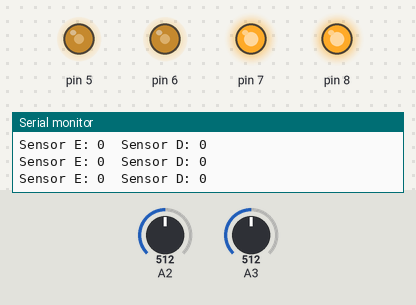
The sketch below on a simulated Arduino Uno, built with avr-gcc and run on an emulated ATmega328P. Parts: output pins drawn as LEDs (lit = HIGH), the last lines printed to the serial monitor. Inputs (shaded band) come from the test bench; at power-on: A2 = 512, A3 = 512.

Above: at 2.2 s.
2.3 s: A2 set to 841
5.3 s: A2 set to 857
At 5.8 s:
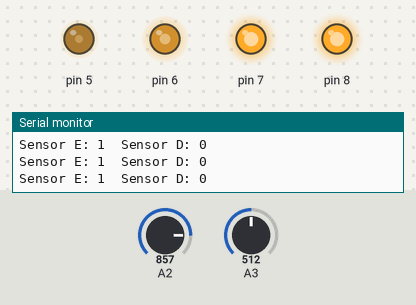
6.8 s: A3 set to 838
9.8 s: A3 set to 860
At 10.1 s:
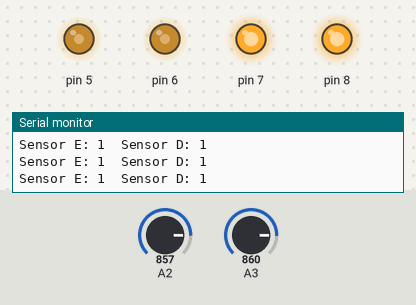
11.3 s: A2 set to 840
At 12.4 s:
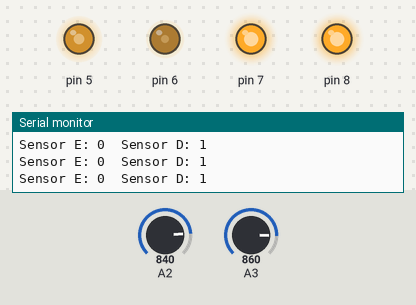
12.8 s: A2 set to 860
At 13.4 s:
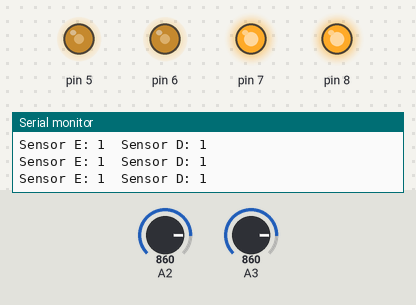
Timing chart, 0 to 15.3 s (numbered marks = the images above; inputs shaded):
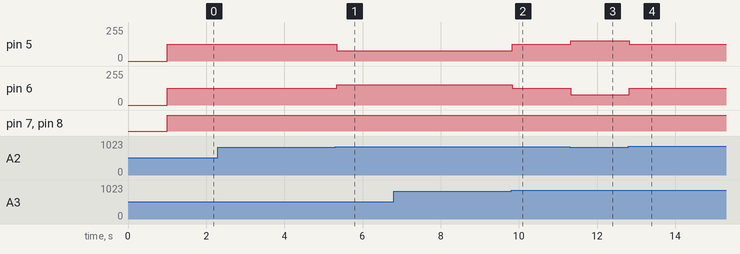

Measured:
- the behaviour switches between 850 and 851 on A2 (found by bisection; images 0 and 1)
- the behaviour switches between 850 and 851 on A3 (found by bisection; images 1 and 2)
- after the input at 5.3 s, pin 5: 127/255 → 76/255 at once; pin 6: 127/255 → 153/255 at once
- after the input at 9.8 s, pin 5: 76/255 → 127/255 at once; pin 6: 153/255 → 127/255 at once
- after the input at 11.3 s, pin 5: 127/255 → 153/255 at once; pin 6: 127/255 → 76/255 at once
- after the input at 12.8 s, pin 5: 153/255 → 127/255 at once; pin 6: 76/255 → 127/255 at once

The sketch:

arduino_Gabriel.ino
```cpp
#include "FalconRobot.h"

#define sensorEsq A2
#define sensorDir A3

#define LIMIAR 850
#define SPEED 50
#define NUM_AMOSTRAS 5

FalconRobotMotors motors(5, 7, 6, 8);

// Variável para lembrar o último movimento
enum Movimento { PARADO, FRENTE, ESQUERDA, DIREITA };
Movimento ultimoMovimento = FRENTE;

// Protótipos
void lerSensores(int &esq, int &dir);
void seguirLinha(int esq, int dir);
void executarMovimento(Movimento mov);
int mediaLeitura(int pino);

void setup() {
  Serial.begin(9600);
  Serial.println("Sensor analógico com filtragem");
  delay(1000);
}

void loop() {
  int esq, dir;
  lerSensores(esq, dir);
  seguirLinha(esq, dir);
  delay(50);
}

void lerSensores(int &esq, int &dir) {
  int valorEsq = mediaLeitura(sensorEsq);
  int valorDir = mediaLeitura(sensorDir);

  esq = (valorEsq > LIMIAR) ? 1 : 0;
  dir = (valorDir > LIMIAR) ? 1 : 0;

  Serial.print("Sensor E: "); Serial.print(esq);
  Serial.print("  Sensor D: "); Serial.println(dir);
}

int mediaLeitura(int pino) {
  long soma = 0;
  for (int i = 0; i < NUM_AMOSTRAS; i++) {
    soma += analogRead(pino);
  }
  return soma / NUM_AMOSTRAS;
}

void seguirLinha(int esq, int dir) {
  if (esq == 1 && dir == 1) {
    executarMovimento(FRENTE);
  }
  else if (esq == 0 && dir == 1) {
    executarMovimento(ESQUERDA);
  }
  else if (esq == 1 && dir == 0) {
    executarMovimento(DIREITA);
  }
  else {
    // Ambos sensores fora da linha: continue com o último movimento por segurança
    executarMovimento(ultimoMovimento);
  }
}

void executarMovimento(Movimento mov) {
  switch (mov) {
    case FRENTE:
      motors.leftDrive(SPEED, FORWARD);
      motors.rightDrive(SPEED, FORWARD);
      break;
    case ESQUERDA:
      motors.leftDrive(SPEED + 10, FORWARD);
      motors.rightDrive(SPEED - 20, FORWARD);
      break;
    case DIREITA:
      motors.leftDrive(SPEED - 20, FORWARD);
      motors.rightDrive(SPEED + 10, FORWARD);
      break;
    case PARADO:
    default:
      motors.leftDrive(0, FORWARD);
      motors.rightDrive(0, FORWARD);
      break;
  }

  // Atualiza último movimento
  ultimoMovimento = mov;
}
```

FalconRobotMotors.cpp
```cpp
// (licence header left out)
#include "FalconRobot.h"
#include <Arduino.h>

// Constructor.
FalconRobotMotors::FalconRobotMotors(int pinMLPWM, int pinMLDIR, int pinMRPWM, int pinMRDIR) {
  // DIR defines the direction (forward, reverse); PWM defines the speed.
  _pinMLPWM = pinMLPWM;
  _pinMLDIR = pinMLDIR;
  _pinMRPWM = pinMRPWM;
  _pinMRDIR = pinMRDIR;

  pinMode(_pinMLPWM, OUTPUT);
  pinMode(_pinMLDIR, OUTPUT);
  pinMode(_pinMRPWM, OUTPUT);
  pinMode(_pinMRDIR, OUTPUT);
}

// Constructor. Mostly for pin setup;
FalconRobotMotors::FalconRobotMotors() {
    // DIR defines the direction (forward, reverse); PWM defines the speed.
  _pinMLPWM = PIN_ML_PWM;
  _pinMLDIR = PIN_ML_DIR;
  _pinMRPWM = PIN_MR_PWM;
  _pinMRDIR = PIN_MR_DIR;

  pinMode(_pinMLPWM, OUTPUT);
  pinMode(_pinMLDIR, OUTPUT);
  pinMode(_pinMRPWM, OUTPUT);
  pinMode(_pinMRDIR, OUTPUT);
}

// Basically the same as drive(), but omitting the right motor.
void FalconRobotMotors::rightDrive(int speed, boolean direction) {
  speed = speed > 100 ? 100 : speed < 0 ? 0 : speed;
  speed = map(speed, 0, 100, 0, 255);
  digitalWrite(_pinMRDIR, direction);
  analogWrite(_pinMRPWM, speed);
}

// Basically the same as drive, but omitting the left motor.
void FalconRobotMotors::leftDrive(int speed, boolean direction) {
  speed = speed > 100 ? 100 : speed < 0 ? 0 : speed;
  speed = map(speed, 0, 100, 0, 255);
  digitalWrite(_pinMLDIR, direction);
  analogWrite(_pinMLPWM, speed);
}

// Stop funcions for the each motor
void FalconRobotMotors::leftStop() {
  analogWrite(_pinMLPWM, 0);
}

void FalconRobotMotors::rightStop() {
  analogWrite(_pinMRPWM, 0);
}

// Stop funcion for the both motors
void FalconRobotMotors::stop() {
  leftStop();
  rightStop();
}

// drive() starts both motors. It figures out whether the motors should go
//  forward or revers, then calls the appropriate individual functions.
void FalconRobotMotors::drive(int speed, boolean direction) {
  leftDrive(speed, direction);
  rightDrive(speed, direction);
}

// this variant of drive() integrates a delay duration to allow for single
// commmand instruction.
void FalconRobotMotors::drive(int speed, boolean direction, int duration) {
  drive(speed, direction);
  delay(duration);
  stop();
}
```
